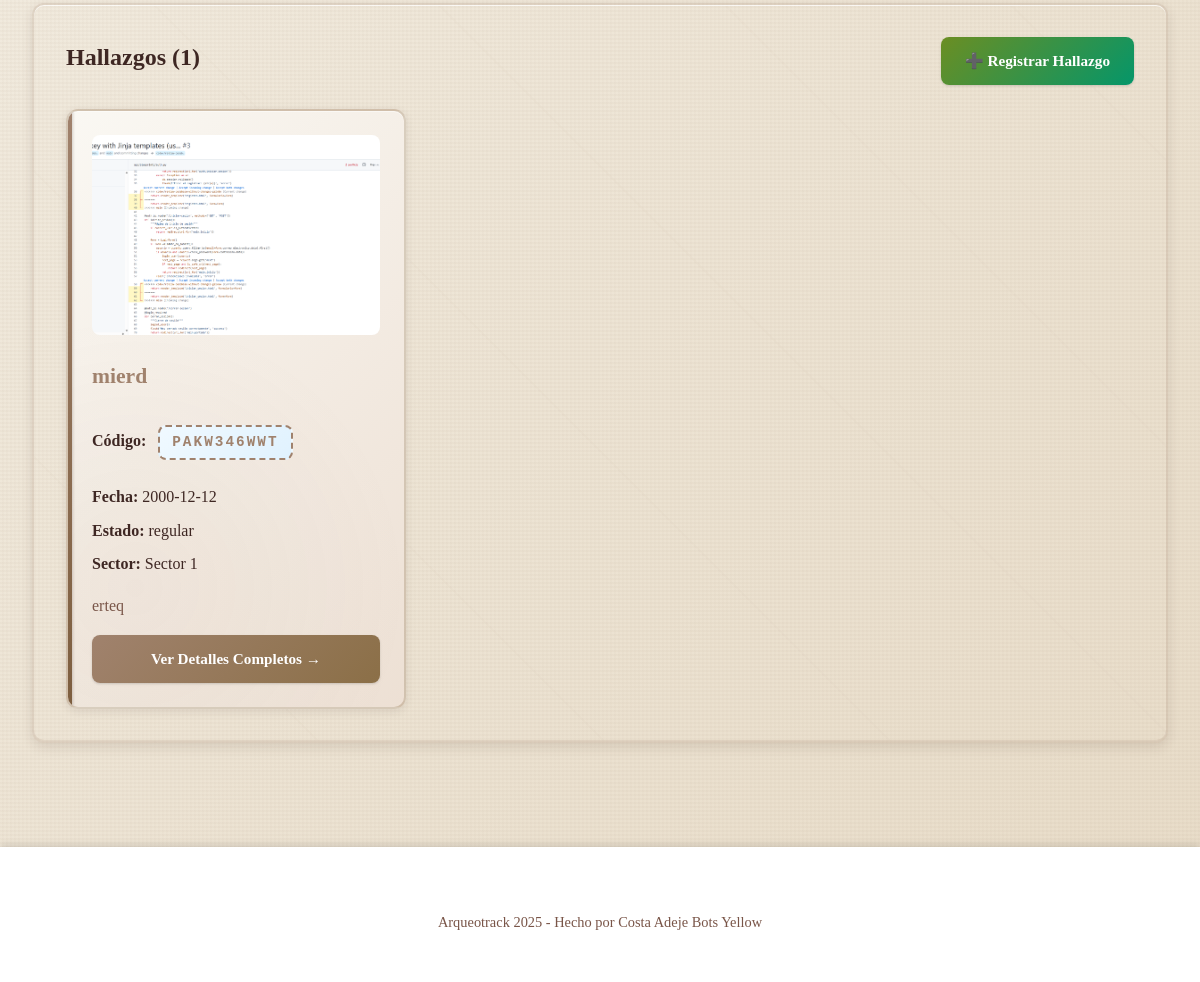
Page /yacimiento/1 (signed in, lower part) on the earlier database version.
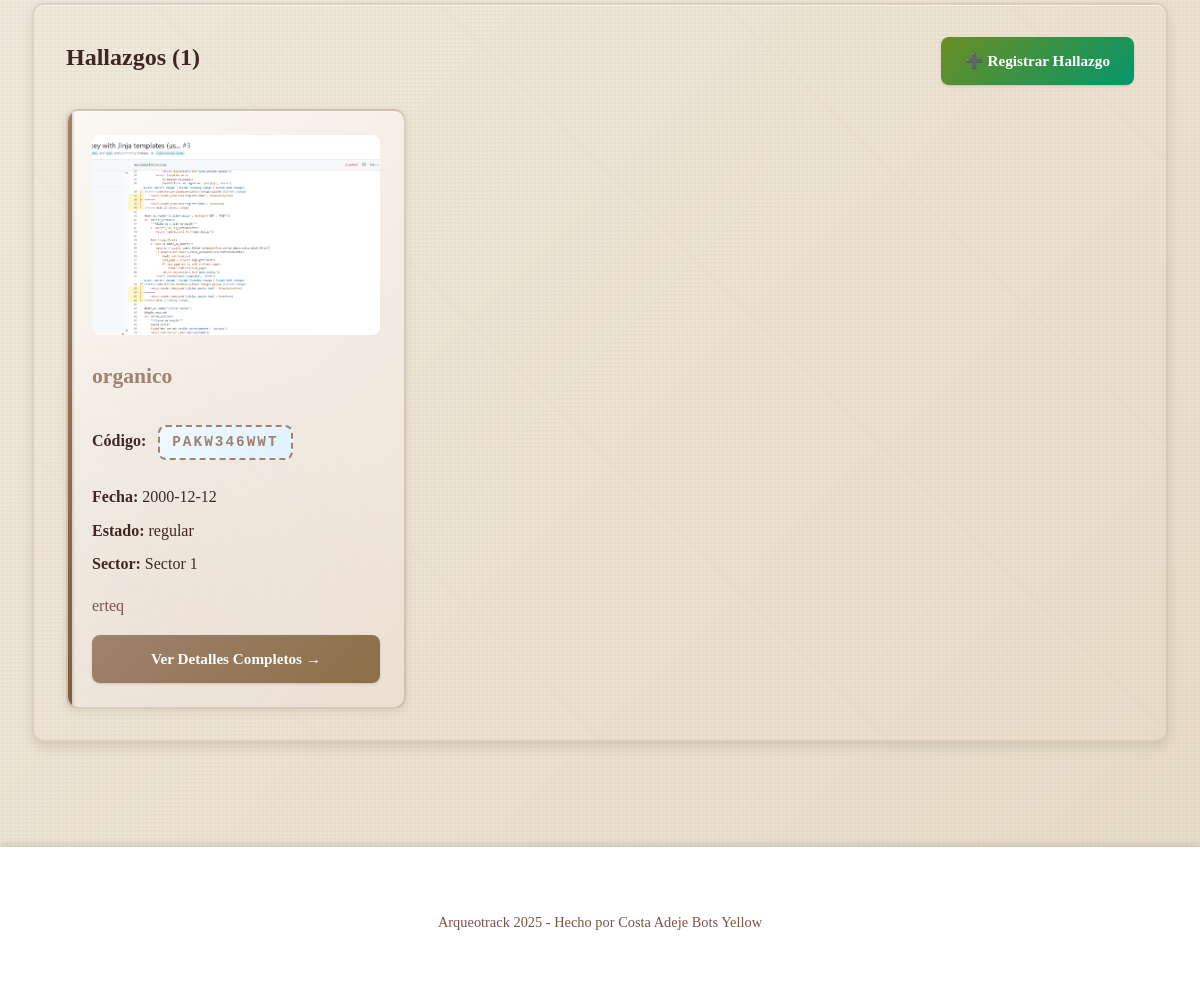
Same page on the later database version.
### app/models/hallazgo.py (models this page shows, shortened)
class Hallazgo(db.Model):
    __tablename__ = 'hallazgos'
    id = db.Column(db.Integer, primary_key=True)
    codigo_acceso = db.Column(db.String(10), unique=True, nullable=False, index=True)
    user_id = db.Column(db.Integer, db.ForeignKey('usuarios.id'), nullable=False, index=True)
    yacimiento_id = db.Column(db.Integer, db.ForeignKey('yacimientos.id'), index=True)
    sector_id = db.Column(db.Integer, db.ForeignKey('sectores.id'), index=True)
    encontrado_por_id = db.Column(db.Integer, db.ForeignKey('usuarios.id'))
    tipo = db.Column(db.String(100))
    material = db.Column(db.String(100))
    datacion = db.Column(db.String(100))
    descripcion = db.Column(db.Text)
    notas = db.Column(db.Text)
    ubicacion = db.Column(db.String(200))
    lat = db.Column(db.Float)
    lng = db.Column(db.Float)
    altitud = db.Column(db.Float)
    dimensiones = db.Column(db.String(100))
    peso = db.Column(db.Float)  # En gramos
    estado_conservacion = db.Column(db.String(50))
    foto = db.Column(db.String(200))
    fecha = db.Column(db.Date)
    proceso_extraccion = db.Column(db.Text)
    destino = db.Column(db.String(200))
    fecha_registro = db.Column(db.DateTime, default=datetime.utcnow, nullable=False)
    fecha_actualizacion = db.Column(db.DateTime, default=datetime.utcnow, onupdate=datetime.utcnow)
    propietario = db.relationship(
        'Usuario',
        back_populates='hallazgos',
        foreign_keys=[user_id]
    )
    encontrado_por = db.relationship(
        'Usuario',
        back_populates='hallazgos_encontrados',
        foreign_keys=[encontrado_por_id]
    )
    yacimiento = db.relationship(
        'Yacimiento',
        back_populates='hallazgos'
    )
    sector = db.relationship(
        'Sector',
        back_populates='hallazgos'
    )
    comentarios = db.relationship(
        'Comentario',
        back_populates='hallazgo',
        cascade='all, delete-orphan',
        lazy='dynamic',
        order_by='Comentario.fecha.desc()'
    )
    eventos = db.relationship(
        'Evento',
        back_populates='hallazgo',
        lazy='dynamic'
    )
    __table_args__ = (
        db.Index('idx_hallazgos_yacimiento_fecha', 'yacimiento_id', 'fecha'),
        db.Index('idx_hallazgos_tipo', 'tipo'),
    )

### app/models/sector.py (models this page shows, shortened)
class Sector(db.Model):
    __tablename__ = 'sectores'
    id = db.Column(db.Integer, primary_key=True)
    yacimiento_id = db.Column(db.Integer, db.ForeignKey('yacimientos.id'), nullable=False, index=True)
    nombre = db.Column(db.String(100), nullable=False)
    descripcion = db.Column(db.Text)
    color = db.Column(db.String(20), default='#6366F1')
    lat = db.Column(db.Float)
    lng = db.Column(db.Float)
    polygon_geojson = db.Column(db.Text)  # GeoJSON del polígono del sector (almacenado como texto)
    area = db.Column(db.Float)  # Área en m²
    fecha_creacion = db.Column(db.DateTime, default=datetime.utcnow, nullable=False)
    yacimiento = db.relationship(
        'Yacimiento',
        back_populates='sectores'
    )
    hallazgos = db.relationship(
        'Hallazgo',
        back_populates='sector',
        cascade='all, delete-orphan',
        lazy='dynamic'
    )
    eventos = db.relationship(
        'Evento',
        back_populates='sector',
        lazy='dynamic'
    )
    __table_args__ = (
        db.Index('idx_sectores_yacimiento', 'yacimiento_id'),
    )

### app/blueprints/yacimiento.py (the view)
@yacimiento_bp.route('/yacimiento/<int:yacimiento_id>')
@login_required
def detalle(yacimiento_id):
    yacimiento = Yacimiento.query.get_or_404(yacimiento_id)
    puede_ver, rol_invitado = current_user.has_permission(yacimiento_id, 'read')
    if not puede_ver:
        abort(403)
    puede_editar, _ = current_user.has_permission(yacimiento_id, 'edit')
    puede_crear, _ = current_user.has_permission(yacimiento_id, 'create')
    es_propietario = yacimiento.user_id == current_user.id
    rol_usuario = 'propietario' if es_propietario else rol_invitado
    hallazgos = Hallazgo.query.filter_by(yacimiento_id=yacimiento_id).all()
    hallazgos_con_foto = sum(1 for h in hallazgos if h.foto)
    sectores = Sector.query.filter_by(yacimiento_id=yacimiento_id).all()
    fases = FaseProyecto.query.filter_by(yacimiento_id=yacimiento_id).all()
    return render_template(
        'yacimientos/detalle.html',
        yacimiento=yacimiento,
        hallazgos=hallazgos,
        sectores=sectores,
        fases=fases,
        puede_editar=puede_editar,
        puede_crear=puede_crear,
        es_propietario=es_propietario,
        rol_usuario=rol_usuario,
        total_hallazgos=len(hallazgos),
        total_sectores=len(sectores),
        total_fases=len(fases),
        hallazgos_con_foto=hallazgos_con_foto
    )

### app/models/user.py (called while the page is built, shortened)
    def has_permission(self, yacimiento_id, permission):
        from app.models.invitacion import Invitacion
        from app.models.yacimiento import Yacimiento
        yacimiento = Yacimiento.query.get(yacimiento_id)
        if not yacimiento:
            return False, None
        if self.id == yacimiento.user_id:
            return True, 'propietario'

### templates/yacimientos/detalle.html (shortened to what this page needs)
{% extends "base.html" %}
{% block content %}
<div class="main-content">
    <div class="card">
        <div style="display: flex; justify-content: space-between; align-items: center; flex-wrap: wrap; gap: 1rem; margin-bottom: 1.5rem;">
            <h2 style="margin: 0; border: none;">Hallazgos ({{ total_hallazgos }})</h2>
            {% if puede_crear %}
                <a href="/nuevo_hallazgo/{{ yacimiento.id }}" class="btn btn-success" style="margin: 0;">
                    ➕ Registrar Hallazgo
                </a>
            {% endif %}
        </div>
        {% if hallazgos %}
            <div class="hallazgos-list">
                {% for hallazgo in hallazgos %}
                    <div class="hallazgo-card">
                        {% if hallazgo.foto %}
                            <div style="margin-bottom: 1rem;">
                                <img src="/uploads/{{ hallazgo.foto }}"
                                     alt="Fotografía de {{ hallazgo.tipo or 'hallazgo' }}"
                                     style="width: 100%; height: 200px; object-fit: cover; border-radius: var(--border-radius);">
                            </div>
                        {% endif %}
                        <h3>{{ hallazgo.tipo or 'Hallazgo sin tipo' }}</h3>
                        <p style="margin: 0.5rem 0;">
                            <strong>Código:</strong>
                            <span class="access-code" style="display: inline-block; padding: 0.25rem 0.75rem; margin-left: 0.5rem; font-size: 0.9rem; cursor: pointer;" title="Clic para copiar">
                                {{ hallazgo.codigo_acceso }}
                            </span>
                        </p>
                        <p style="margin: 0.5rem 0;"><strong>Fecha:</strong> {{ hallazgo.fecha or 'No especificada' }}</p>
                        <p style="margin: 0.5rem 0;"><strong>Estado:</strong> {{ hallazgo.estado_conservacion or 'No especificado' }}</p>
                        {% if hallazgo.sector %}
                            <p style="margin: 0.5rem 0;"><strong>Sector:</strong> {{ hallazgo.sector.nombre }}</p>
                        {% endif %}
                        {% if hallazgo.descripcion %}
                            <p style="margin-top: 1rem; color: var(--gray);">
                                {{ hallazgo.descripcion[:120] }}{% if hallazgo.descripcion|length > 120 %}...{% endif %}
                            </p>
                        {% endif %}
                        <a href="/hallazgo/{{ hallazgo.id }}" class="btn" style="margin-top: 1rem; width: 100%;">
                            Ver Detalles Completos →
                        </a>
                    </div>
                {% endfor %}
            </div>
        {% endif %}
    </div>
</div>
{% endblock %}

### templates/base.html (shortened to what this page needs)
<!DOCTYPE html>
<html lang="es">
<head>
    <link rel="stylesheet" href="{{ url_for('static', filename='css/styles.css') }}">
</head>
<body>
    <main>
        {% block content %}{% endblock %}
    </main>
    <footer class="footer">
        <div class="footer-content" style="text-align: center; padding: 1rem; margin-top: 1rem;">
            <p style="margin: 0; font-size: 0.9rem;">Arqueotrack 2025 - Hecho por Costa Adeje Bots Yellow</p>
        </div>
    </footer>
</body>
</html>

Differences in the rows shown:
changed Hallazgo "regular": tipo "mierd" → "organico"
